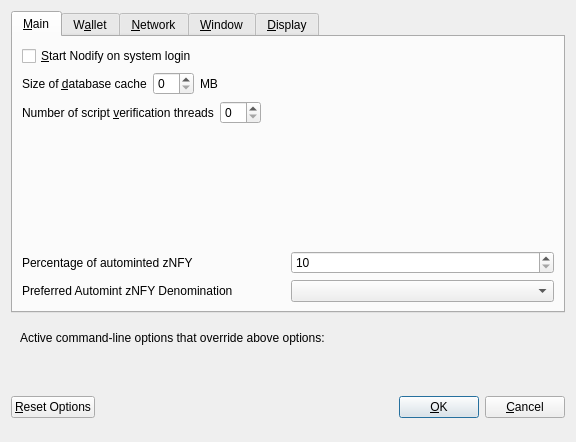
<?xml version="1.0" encoding="UTF-8"?>
<ui version="4.0">
 <class>OptionsDialog</class>
 <widget class="QDialog" name="OptionsDialog">
  <property name="geometry">
   <rect>
    <x>0</x>
    <y>0</y>
    <width>576</width>
    <height>442</height>
   </rect>
  </property>
  <property name="windowTitle">
   <string>Options</string>
  </property>
  <property name="modal">
   <bool>true</bool>
  </property>
  <layout class="QVBoxLayout" name="verticalLayout">
   <item>
    <widget class="QTabWidget" name="tabWidget">
     <property name="currentIndex">
      <number>0</number>
     </property>
     <widget class="QWidget" name="tabMain">
      <attribute name="title">
       <string>&amp;Main</string>
      </attribute>
      <layout class="QVBoxLayout" name="verticalLayout_Main">
       <item>
        <widget class="QCheckBox" name="bitcoinAtStartup">
         <property name="toolTip">
          <string>Automatically start Nodify after logging in to the system.</string>
         </property>
         <property name="text">
          <string>&amp;Start Nodify on system login</string>
         </property>
        </widget>
       </item>
       <item>
        <layout class="QHBoxLayout" name="horizontalLayout_2_Main">
         <item>
          <widget class="QLabel" name="databaseCacheLabel">
           <property name="text">
            <string>Size of &amp;database cache</string>
           </property>
           <property name="textFormat">
            <enum>Qt::PlainText</enum>
           </property>
           <property name="buddy">
            <cstring>databaseCache</cstring>
           </property>
          </widget>
         </item>
         <item>
          <widget class="QSpinBox" name="databaseCache"/>
         </item>
         <item>
          <widget class="QLabel" name="databaseCacheUnitLabel">
           <property name="text">
            <string>MB</string>
           </property>
           <property name="textFormat">
            <enum>Qt::PlainText</enum>
           </property>
          </widget>
         </item>
         <item>
          <spacer name="horizontalSpacer_2_Main">
           <property name="orientation">
            <enum>Qt::Horizontal</enum>
           </property>
           <property name="sizeHint" stdset="0">
            <size>
             <width>40</width>
             <height>20</height>
            </size>
           </property>
          </spacer>
         </item>
        </layout>
       </item>
       <item>
        <layout class="QHBoxLayout" name="horizontalLayout_3_Main">
         <item>
          <widget class="QLabel" name="threadsScriptVerifLabel">
           <property name="text">
            <string>Number of script &amp;verification threads</string>
           </property>
           <property name="textFormat">
            <enum>Qt::PlainText</enum>
           </property>
           <property name="buddy">
            <cstring>threadsScriptVerif</cstring>
           </property>
          </widget>
         </item>
         <item>
          <widget class="QSpinBox" name="threadsScriptVerif">
           <property name="toolTip">
            <string>(0 = auto, &lt;0 = leave that many cores free)</string>
           </property>
          </widget>
         </item>
         <item>
          <spacer name="horizontalSpacer_3_Main">
           <property name="orientation">
            <enum>Qt::Horizontal</enum>
           </property>
           <property name="sizeHint" stdset="0">
            <size>
             <width>40</width>
             <height>20</height>
            </size>
           </property>
          </spacer>
         </item>
        </layout>
       </item>
       <item>
        <spacer name="verticalSpacer_2">
         <property name="orientation">
          <enum>Qt::Vertical</enum>
         </property>
         <property name="sizeHint" stdset="0">
          <size>
           <width>20</width>
           <height>40</height>
          </size>
         </property>
        </spacer>
       </item>
       <item>
        <layout class="QHBoxLayout" name="horizontalLayout_3">
         <item>
          <widget class="QLabel" name="percentage_label">
           <property name="toolTip">
            <string>Percentage of incoming NFY which get automatically converted to zNFY via Zerocoin Protocol (min: 10%)</string>
           </property>
           <property name="text">
            <string>Percentage of autominted zNFY</string>
           </property>
          </widget>
         </item>
         <item>
          <widget class="QSpinBox" name="zeromintPercentage">
           <property name="minimum">
            <number>10</number>
           </property>
           <property name="maximum">
            <number>100</number>
           </property>
          </widget>
         </item>
        </layout>
       </item>
       <item>
        <layout class="QHBoxLayout" name="horizontalLayout" stretch="0,0">
         <property name="sizeConstraint">
          <enum>QLayout::SetFixedSize</enum>
         </property>
         <item>
          <widget class="QLabel" name="labelPreferredDenom">
           <property name="maximumSize">
            <size>
             <width>16777215</width>
             <height>16777215</height>
            </size>
           </property>
           <property name="toolTip">
            <string>Wait with automatic conversion to Zerocoin until enough NFY for this denomination is available</string>
           </property>
           <property name="text">
            <string>Preferred Automint zNFY Denomination</string>
           </property>
          </widget>
         </item>
         <item>
          <widget class="QComboBox" name="preferredDenom">
           <property name="maximumSize">
            <size>
             <width>16777215</width>
             <height>27</height>
            </size>
           </property>
           <property name="toolTip">
            <string>Wait with automatic conversion to Zerocoin until enough NFY for this denomination is available</string>
           </property>
           <property name="maxVisibleItems">
            <number>9</number>
           </property>
           <property name="maxCount">
            <number>9</number>
           </property>
          </widget>
         </item>
        </layout>
       </item>
      </layout>
     </widget>
     <widget class="QWidget" name="tabWallet">
      <attribute name="title">
       <string>W&amp;allet</string>
      </attribute>
      <layout class="QVBoxLayout" name="verticalLayout_Wallet">
       <item>
        <widget class="QGroupBox" name="groupBox">
         <property name="title">
          <string>Expert</string>
         </property>
         <layout class="QVBoxLayout" name="verticalLayout_2">
          <item>
           <widget class="QCheckBox" name="coinControlFeatures">
            <property name="toolTip">
             <string>Whether to show coin control features or not.</string>
            </property>
            <property name="text">
             <string>Enable coin &amp;control features</string>
            </property>
           </widget>
          </item>
          <item>
           <widget class="QCheckBox" name="showMasternodesTab">
            <property name="toolTip">
             <string>Show additional tab listing all your masternodes in first sub-tab&lt;br/&gt;and all masternodes on the network in second sub-tab.</string>
            </property>
            <property name="text">
             <string>Show Masternodes Tab</string>
            </property>
           </widget>
          </item>
          <item>
           <widget class="QCheckBox" name="spendZeroConfChange">
            <property name="toolTip">
             <string>If you disable the spending of unconfirmed change, the change from a transaction&lt;br/&gt;cannot be used until that transaction has at least one confirmation.&lt;br/&gt;This also affects how your balance is computed.</string>
            </property>
            <property name="text">
             <string>&amp;Spend unconfirmed change</string>
            </property>
           </widget>
          </item>
         </layout>
        </widget>
       </item>
       <item>
        <spacer name="verticalSpacer_Wallet">
         <property name="orientation">
          <enum>Qt::Vertical</enum>
         </property>
         <property name="sizeHint" stdset="0">
          <size>
           <width>20</width>
           <height>40</height>
          </size>
         </property>
        </spacer>
       </item>
      </layout>
     </widget>
     <widget class="QWidget" name="tabNetwork">
      <attribute name="title">
       <string>&amp;Network</string>
      </attribute>
      <layout class="QVBoxLayout" name="verticalLayout_Network">
       <item>
        <widget class="QCheckBox" name="mapPortUpnp">
         <property name="toolTip">
          <string>Automatically open the Nodify client port on the router. This only works when your router supports UPnP and it is enabled.</string>
         </property>
         <property name="text">
          <string>Map port using &amp;UPnP</string>
         </property>
        </widget>
       </item>
       <item>
        <widget class="QCheckBox" name="allowIncoming">
         <property name="toolTip">
          <string>Accept connections from outside</string>
         </property>
         <property name="text">
          <string>Allow incoming connections</string>
         </property>
        </widget>
       </item>
       <item>
        <widget class="QCheckBox" name="connectSocks">
         <property name="toolTip">
          <string>Connect to the Nodify network through a SOCKS5 proxy.</string>
         </property>
         <property name="text">
          <string>&amp;Connect through SOCKS5 proxy (default proxy):</string>
         </property>
        </widget>
       </item>
       <item>
        <layout class="QHBoxLayout" name="horizontalLayout_1_Network">
         <item>
          <widget class="QLabel" name="proxyIpLabel">
           <property name="text">
            <string>Proxy &amp;IP:</string>
           </property>
           <property name="textFormat">
            <enum>Qt::PlainText</enum>
           </property>
           <property name="buddy">
            <cstring>proxyIp</cstring>
           </property>
          </widget>
         </item>
         <item>
          <widget class="QValidatedLineEdit" name="proxyIp">
           <property name="minimumSize">
            <size>
             <width>140</width>
             <height>0</height>
            </size>
           </property>
           <property name="maximumSize">
            <size>
             <width>140</width>
             <height>16777215</height>
            </size>
           </property>
           <property name="toolTip">
            <string>IP address of the proxy (e.g. IPv4: 127.0.0.1 / IPv6: ::1)</string>
           </property>
          </widget>
         </item>
         <item>
          <widget class="QLabel" name="proxyPortLabel">
           <property name="text">
            <string>&amp;Port:</string>
           </property>
           <property name="textFormat">
            <enum>Qt::PlainText</enum>
           </property>
           <property name="buddy">
            <cstring>proxyPort</cstring>
           </property>
          </widget>
         </item>
         <item>
          <widget class="QLineEdit" name="proxyPort">
           <property name="minimumSize">
            <size>
             <width>55</width>
             <height>0</height>
            </size>
           </property>
           <property name="maximumSize">
            <size>
             <width>55</width>
             <height>16777215</height>
            </size>
           </property>
           <property name="toolTip">
            <string>Port of the proxy (e.g. 9050)</string>
           </property>
          </widget>
         </item>
         <item>
          <spacer name="horizontalSpacer_1_Network">
           <property name="orientation">
            <enum>Qt::Horizontal</enum>
           </property>
           <property name="sizeHint" stdset="0">
            <size>
             <width>40</width>
             <height>20</height>
            </size>
           </property>
          </spacer>
         </item>
        </layout>
       </item>
       <item>
        <spacer name="verticalSpacer_Network">
         <property name="orientation">
          <enum>Qt::Vertical</enum>
         </property>
         <property name="sizeHint" stdset="0">
          <size>
           <width>20</width>
           <height>40</height>
          </size>
         </property>
        </spacer>
       </item>
      </layout>
     </widget>
     <widget class="QWidget" name="tabWindow">
      <attribute name="title">
       <string>&amp;Window</string>
      </attribute>
      <layout class="QVBoxLayout" name="verticalLayout_Window">
       <item>
        <widget class="QCheckBox" name="minimizeToTray">
         <property name="toolTip">
          <string>Show only a tray icon after minimizing the window.</string>
         </property>
         <property name="text">
          <string>&amp;Minimize to the tray instead of the taskbar</string>
         </property>
        </widget>
       </item>
       <item>
        <widget class="QCheckBox" name="minimizeOnClose">
         <property name="toolTip">
          <string>Minimize instead of exit the application when the window is closed. When this option is enabled, the application will be closed only after selecting Quit in the menu.</string>
         </property>
         <property name="text">
          <string>M&amp;inimize on close</string>
         </property>
        </widget>
       </item>
       <item>
        <spacer name="verticalSpacer_Window">
         <property name="orientation">
          <enum>Qt::Vertical</enum>
         </property>
         <property name="sizeHint" stdset="0">
          <size>
           <width>20</width>
           <height>40</height>
          </size>
         </property>
        </spacer>
       </item>
      </layout>
     </widget>
     <widget class="QWidget" name="tabDisplay">
      <attribute name="title">
       <string>&amp;Display</string>
      </attribute>
      <layout class="QVBoxLayout" name="verticalLayout_Display">
       <item>
        <layout class="QHBoxLayout" name="horizontalLayout_1_Display">
         <item>
          <widget class="QLabel" name="langLabel">
           <property name="text">
            <string>User Interface &amp;language:</string>
           </property>
           <property name="textFormat">
            <enum>Qt::PlainText</enum>
           </property>
           <property name="buddy">
            <cstring>lang</cstring>
           </property>
          </widget>
         </item>
         <item>
          <widget class="QValueComboBox" name="lang">
           <property name="toolTip">
            <string>The user interface language can be set here. This setting will take effect after restarting Nodify.</string>
           </property>
          </widget>
         </item>
        </layout>
       </item>
       <item>
        <widget class="QLabel" name="label_3">
         <property name="toolTip">
          <string notr="true"/>
         </property>
         <property name="statusTip">
          <string notr="true"/>
         </property>
         <property name="whatsThis">
          <string notr="true"/>
         </property>
         <property name="accessibleName">
          <string notr="true"/>
         </property>
         <property name="text">
          <string>Language missing or translation incomplete? Help contributing translations here:
https://www.transifex.com/nodify-project/nodify-project-translations</string>
         </property>
         <property name="wordWrap">
          <bool>true</bool>
         </property>
         <property name="openExternalLinks">
          <bool>true</bool>
         </property>
         <property name="textInteractionFlags">
          <set>Qt::TextBrowserInteraction</set>
         </property>
        </widget>
       </item>
       <item>
        <layout class="QHBoxLayout" name="horizontalLayout_4_Display" stretch="0,0">
         <item>
          <widget class="QLabel" name="themeLabel">
           <property name="text">
            <string>User Interface Theme:</string>
           </property>
          </widget>
         </item>
         <item>
          <widget class="QValueComboBox" name="theme"/>
         </item>
        </layout>
       </item>
       <item>
        <widget class="Line" name="line">
         <property name="orientation">
          <enum>Qt::Horizontal</enum>
         </property>
        </widget>
       </item>
       <item>
        <layout class="QHBoxLayout" name="horizontalLayout_2_Display">
         <item>
          <widget class="QLabel" name="unitLabel">
           <property name="text">
            <string>&amp;Unit to show amounts in:</string>
           </property>
           <property name="textFormat">
            <enum>Qt::PlainText</enum>
           </property>
           <property name="buddy">
            <cstring>unit</cstring>
           </property>
          </widget>
         </item>
         <item>
          <widget class="QValueComboBox" name="unit">
           <property name="toolTip">
            <string>Choose the default subdivision unit to show in the interface and when sending coins.</string>
           </property>
          </widget>
         </item>
        </layout>
       </item>
       <item>
        <layout class="QHBoxLayout" name="horizontalLayout_5_Display">
         <item>
          <widget class="QLabel" name="digitsLabel">
           <property name="text">
            <string>Decimal digits</string>
           </property>
          </widget>
         </item>
         <item>
          <widget class="QValueComboBox" name="digits"/>
         </item>
        </layout>
       </item>
       <item>
        <layout class="QHBoxLayout" name="horizontalLayout_3_Display">
         <item>
          <widget class="QLabel" name="thirdPartyTxUrlsLabel">
           <property name="toolTip">
            <string>Third party URLs (e.g. a block explorer) that appear in the transactions tab as context menu items. %s in the URL is replaced by transaction hash. Multiple URLs are separated by vertical bar |.</string>
           </property>
           <property name="text">
            <string>Third party transaction URLs</string>
           </property>
           <property name="buddy">
            <cstring>thirdPartyTxUrls</cstring>
           </property>
          </widget>
         </item>
         <item>
          <widget class="QLineEdit" name="thirdPartyTxUrls">
           <property name="toolTip">
            <string>Third party URLs (e.g. a block explorer) that appear in the transactions tab as context menu items. %s in the URL is replaced by transaction hash. Multiple URLs are separated by vertical bar |.</string>
           </property>
          </widget>
         </item>
        </layout>
       </item>
       <item>
        <spacer name="verticalSpacer">
         <property name="orientation">
          <enum>Qt::Vertical</enum>
         </property>
         <property name="sizeHint" stdset="0">
          <size>
           <width>20</width>
           <height>40</height>
          </size>
         </property>
        </spacer>
       </item>
      </layout>
     </widget>
    </widget>
   </item>
   <item>
    <widget class="QFrame" name="frame">
     <layout class="QVBoxLayout" name="verticalLayout_Bottom">
      <item>
       <layout class="QHBoxLayout" name="horizontalLayout_Bottom">
        <item>
         <widget class="QLabel" name="overriddenByCommandLineInfoLabel">
          <property name="text">
           <string>Active command-line options that override above options:</string>
          </property>
          <property name="textFormat">
           <enum>Qt::PlainText</enum>
          </property>
         </widget>
        </item>
        <item>
         <spacer name="horizontalSpacer_Bottom">
          <property name="orientation">
           <enum>Qt::Horizontal</enum>
          </property>
          <property name="sizeHint" stdset="0">
           <size>
            <width>40</width>
            <height>20</height>
           </size>
          </property>
         </spacer>
        </item>
       </layout>
      </item>
      <item>
       <widget class="QLabel" name="overriddenByCommandLineLabel">
        <property name="text">
         <string/>
        </property>
        <property name="textFormat">
         <enum>Qt::PlainText</enum>
        </property>
        <property name="wordWrap">
         <bool>true</bool>
        </property>
       </widget>
      </item>
     </layout>
    </widget>
   </item>
   <item>
    <layout class="QHBoxLayout" name="horizontalLayout_Buttons">
     <item>
      <widget class="QPushButton" name="resetButton">
       <property name="toolTip">
        <string>Reset all client options to default.</string>
       </property>
       <property name="text">
        <string>&amp;Reset Options</string>
       </property>
       <property name="autoDefault">
        <bool>false</bool>
       </property>
      </widget>
     </item>
     <item>
      <spacer name="horizontalSpacer_1">
       <property name="orientation">
        <enum>Qt::Horizontal</enum>
       </property>
       <property name="sizeHint" stdset="0">
        <size>
         <width>40</width>
         <height>48</height>
        </size>
       </property>
      </spacer>
     </item>
     <item>
      <widget class="QLabel" name="statusLabel">
       <property name="minimumSize">
        <size>
         <width>200</width>
         <height>0</height>
        </size>
       </property>
       <property name="font">
        <font>
         <weight>75</weight>
         <bold>true</bold>
        </font>
       </property>
       <property name="text">
        <string/>
       </property>
       <property name="textFormat">
        <enum>Qt::PlainText</enum>
       </property>
       <property name="wordWrap">
        <bool>true</bool>
       </property>
      </widget>
     </item>
     <item>
      <spacer name="horizontalSpacer_2">
       <property name="orientation">
        <enum>Qt::Horizontal</enum>
       </property>
       <property name="sizeHint" stdset="0">
        <size>
         <width>40</width>
         <height>48</height>
        </size>
       </property>
      </spacer>
     </item>
     <item>
      <widget class="QPushButton" name="okButton">
       <property name="text">
        <string>&amp;OK</string>
       </property>
       <property name="autoDefault">
        <bool>false</bool>
       </property>
       <property name="default">
        <bool>true</bool>
       </property>
      </widget>
     </item>
     <item>
      <widget class="QPushButton" name="cancelButton">
       <property name="text">
        <string>&amp;Cancel</string>
       </property>
       <property name="autoDefault">
        <bool>false</bool>
       </property>
      </widget>
     </item>
    </layout>
   </item>
  </layout>
 </widget>
 <customwidgets>
  <customwidget>
   <class>QValidatedLineEdit</class>
   <extends>QLineEdit</extends>
   <header>qvalidatedlineedit.h</header>
  </customwidget>
  <customwidget>
   <class>QValueComboBox</class>
   <extends>QComboBox</extends>
   <header>qvaluecombobox.h</header>
  </customwidget>
 </customwidgets>
 <resources/>
 <connections/>
</ui>
